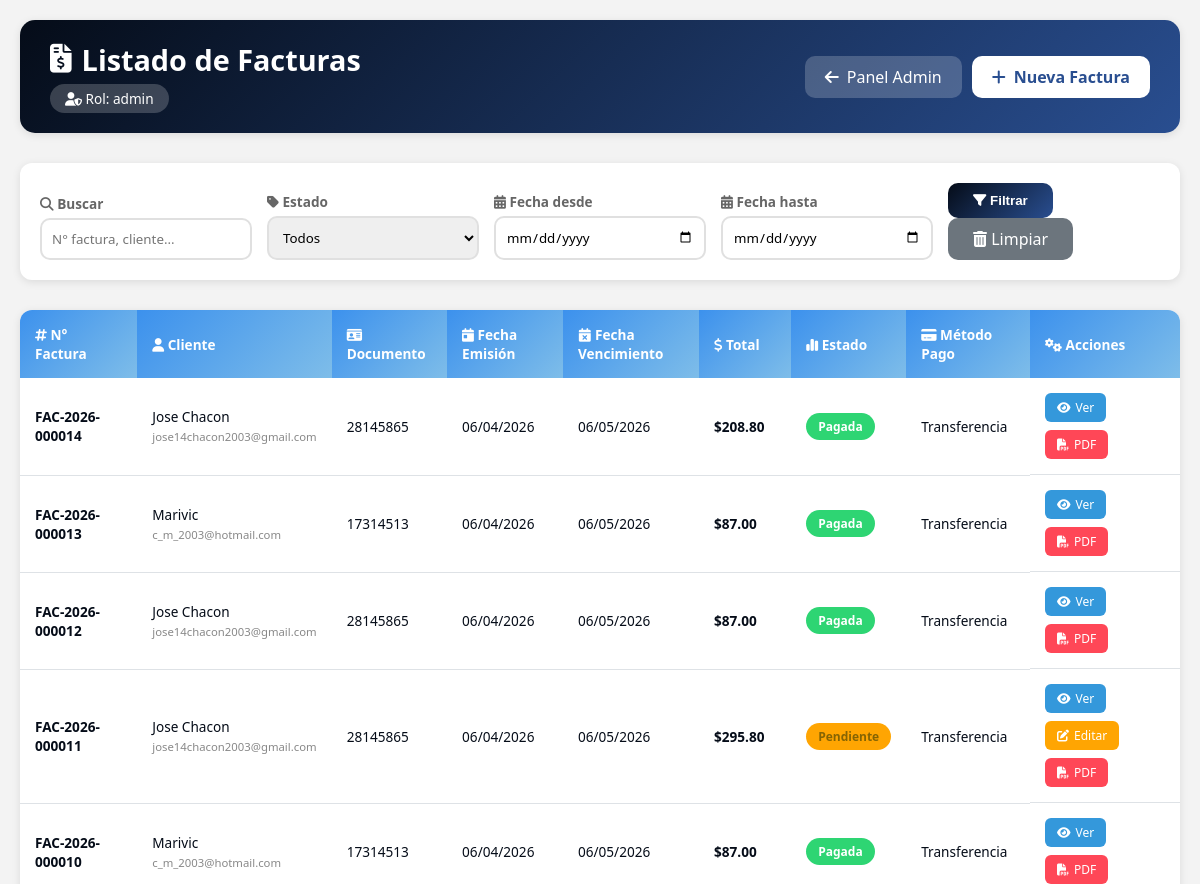
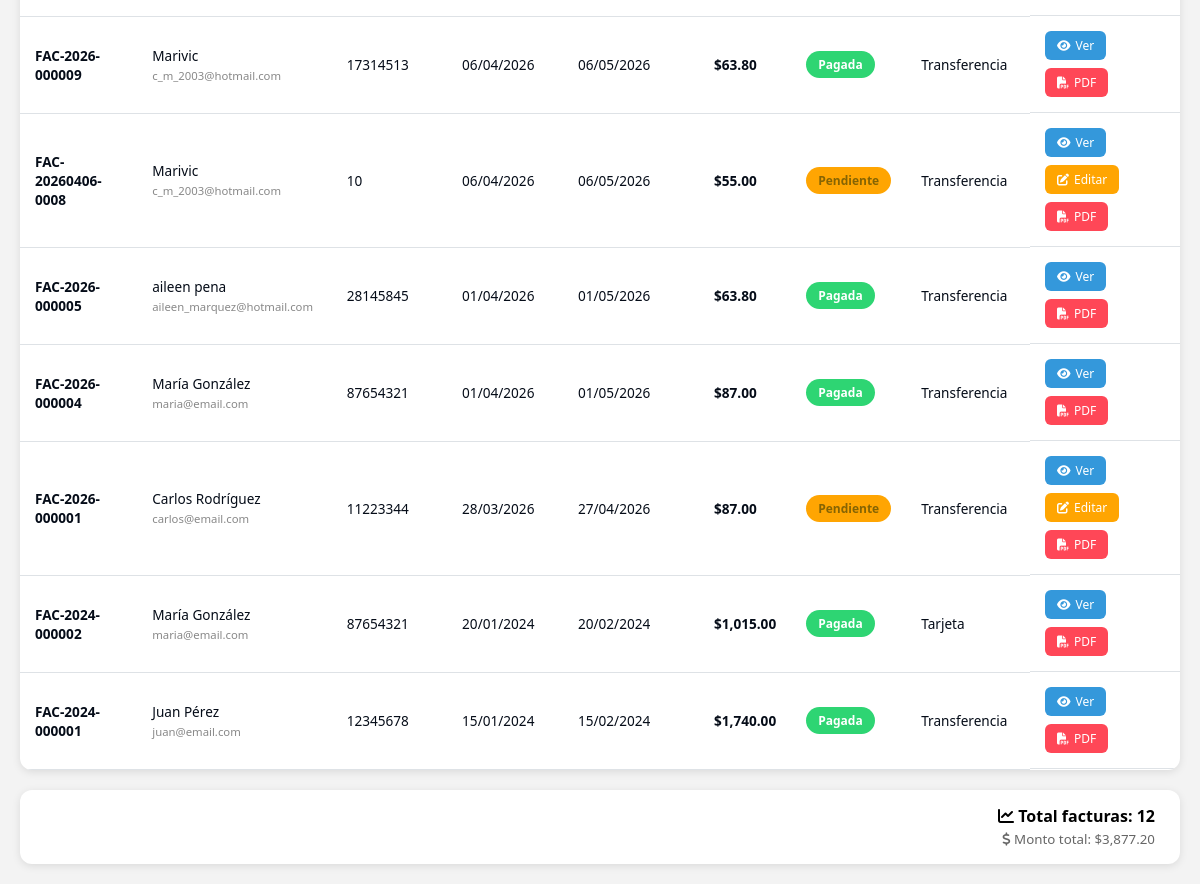
Screenshot of /facturacion/listar_facturas.php (signed in) with the database file from the repository (2 pictures, top to bottom).
### tables this page shows
CREATE TABLE `users` (
  `id` int NOT NULL AUTO_INCREMENT,
  `nombre` varchar(100) NOT NULL,
  `correo` varchar(100) NOT NULL,
  `password` varchar(255) NOT NULL,
  `direccion` varchar(255) DEFAULT NULL,
  `estado` varchar(20) DEFAULT 'activo',
  `cedula` varchar(20) DEFAULT NULL,
  `telefono` varchar(20) DEFAULT NULL,
  `foto_perfil` varchar(255) DEFAULT NULL,
  `rol` varchar(20) DEFAULT 'usuario',
  `is_active` tinyint(1) DEFAULT '1',
  `email_verified` tinyint(1) DEFAULT '0',
  `verification_token` varchar(255) DEFAULT NULL,
  `last_login` datetime DEFAULT NULL,
  `created_at` timestamp NULL DEFAULT CURRENT_TIMESTAMP,
  PRIMARY KEY (`id`),
  UNIQUE KEY `correo` (`correo`),
  UNIQUE KEY `cedula` (`cedula`),
  KEY `idx_users_estado` (`estado`)
);

CREATE TABLE `facturas` (
  `id` int NOT NULL AUTO_INCREMENT,
  `numero_factura` varchar(50) NOT NULL,
  `cliente_id` int NOT NULL,
  `pedido_id` int DEFAULT NULL,
  `fecha_emision` date NOT NULL,
  `fecha_vencimiento` date NOT NULL,
  `subtotal` decimal(12,2) NOT NULL,
  `iva` decimal(12,2) NOT NULL DEFAULT '0.00',
  `total` decimal(12,2) NOT NULL,
  `metodo_pago` enum('efectivo','tarjeta','transferencia','cheque','paypal','débito') DEFAULT 'efectivo',
  `estado` enum('pendiente','pagada','anulada','vencida') DEFAULT 'pendiente',
  `usuario_id` int NOT NULL,
  `created_at` datetime DEFAULT CURRENT_TIMESTAMP,
  `updated_at` datetime DEFAULT CURRENT_TIMESTAMP ON UPDATE CURRENT_TIMESTAMP,
  PRIMARY KEY (`id`),
  UNIQUE KEY `numero_factura` (`numero_factura`),
  KEY `fk_facturas_cliente` (`cliente_id`),
  KEY `fk_facturas_usuario` (`usuario_id`),
  KEY `idx_facturas_pedido` (`pedido_id`),
  KEY `idx_facturas_pedido_fecha` (`pedido_id`,`fecha_emision`),
  CONSTRAINT `fk_facturas_cliente` FOREIGN KEY (`cliente_id`) REFERENCES `clientes` (`id`),
  CONSTRAINT `fk_facturas_pedido` FOREIGN KEY (`pedido_id`) REFERENCES `pedidos` (`id`) ON DELETE SET NULL,
  CONSTRAINT `fk_facturas_usuario` FOREIGN KEY (`usuario_id`) REFERENCES `users` (`id`)
);

CREATE TABLE `clientes` (
  `id` int NOT NULL AUTO_INCREMENT,
  `tipo_documento` enum('cedula','ruc','pasaporte','dni') DEFAULT 'cedula',
  `documento` varchar(20) NOT NULL,
  `nombre` varchar(100) NOT NULL,
  `email` varchar(100) NOT NULL,
  `telefono` varchar(20) DEFAULT NULL,
  `direccion` text,
  `ciudad` varchar(50) DEFAULT NULL,
  `estado` enum('activo','inactivo','moroso') DEFAULT 'activo',
  `fecha_registro` datetime DEFAULT CURRENT_TIMESTAMP,
  PRIMARY KEY (`id`),
  UNIQUE KEY `documento` (`documento`)
);

### facturacion/listar_facturas.php (the view, shortened to what this page needs)
<?php
$pdo = conectarDB();
$user_id = $_SESSION['user_id'] ?? 0;
$rol = '';
try {
    $query_admin = "SELECT rol FROM admin_users WHERE id = :user_id AND activo = 1";
    $stmt_admin = $pdo->prepare($query_admin);
    $stmt_admin->execute([':user_id' => $user_id]);
    $admin = $stmt_admin->fetch(PDO::FETCH_ASSOC);
    if ($admin) {
        $rol = $admin['rol'];
        $_SESSION['rol'] = $rol;
        $_SESSION['es_admin'] = true;
    } else {
        $query_user = "SELECT rol FROM users WHERE id = :user_id AND is_active = 1";
        $stmt_user = $pdo->prepare($query_user);
        $stmt_user->execute([':user_id' => $user_id]);
        $user = $stmt_user->fetch(PDO::FETCH_ASSOC);
        if ($user) {
            $rol = $user['rol'];
        }
    }
} catch (PDOException $e) {
    error_log("Error al obtener rol: " . $e->getMessage());
}
    ?>
<!DOCTYPE html>
<html lang="es">
<head>
    <link rel="stylesheet" href="https://cdnjs.cloudflare.com/ajax/libs/font-awesome/6.4.0/css/all.min.css">
</head>
<body>
    <div class="container">
        <div class="header">
            <div>
                <h1><i class="fas fa-file-invoice-dollar"></i> Listado de Facturas</h1>
                <div class="user-role"><i class="fas fa-user-shield"></i> Rol: <?php echo htmlspecialchars($rol); ?></div>
            </div>
            <div style="display: flex; gap: 10px;">
                <a href="/proyecto/panel admin/panel_admin.php" class="btn-volver"><i class="fas fa-arrow-left"></i> Panel Admin</a>
                <?php if (in_array($rol, ['superadmin', 'admin', 'facturador'])): ?>
                    <a href="/proyecto/facturacion/nueva_factura.php" class="btn-nueva"><i class="fas fa-plus"></i> Nueva Factura</a>
                <?php endif; ?>
            </div>
        </div>
        <?php
        try {
            $search = isset($_GET['search']) ? trim($_GET['search']) : '';
            $fecha_desde = isset($_GET['fecha_desde']) ? $_GET['fecha_desde'] : '';
            $fecha_hasta = isset($_GET['fecha_hasta']) ? $_GET['fecha_hasta'] : '';
            $query = "SELECT
                        f.*,
                        c.nombre as cliente_nombre,
                        c.email as cliente_email,
                        c.documento as cliente_documento,
                        c.telefono as cliente_telefono
                      FROM facturas f
                      LEFT JOIN clientes c ON f.cliente_id = c.id
                      WHERE 1=1";
            $params = [];
            $query .= " ORDER BY f.id DESC";
            $stmt = $pdo->prepare($query);
            $stmt->execute($params);
            $facturas = $stmt->fetchAll(PDO::FETCH_ASSOC);
        } catch (PDOException $e) {
            $facturas = [];
            echo '<div class="alert alert-error" style="background: #f8d7da; color: #721c24; padding: 15px; border-radius: 10px; margin-bottom: 20px;">Error al cargar facturas: ' . htmlspecialchars($e->getMessage()) . '</div>';
        }
        function formatearFecha($fecha, $formato = 'd/m/Y') {
            try {
                $dateTime = new DateTime($fecha);
                return $dateTime->format($formato);
            } catch (Exception $e) {
                return 'Fecha inválida';
            }
        }
        $estados_factura = [
            'pendiente' => 'Pendiente',
            'pagada' => 'Pagada',
            'vencida' => 'Vencida',
            'anulada' => 'Anulada'
        ];
        $metodos_pago = [
            'efectivo' => 'Efectivo',
            'tarjeta_credito' => 'Tarjeta de Crédito',
            'tarjeta_debito' => 'Tarjeta de Débito',
            'transferencia' => 'Transferencia',
            'paypal' => 'PayPal',
            'mercadopago' => 'Mercado Pago'
        ];
        ?>
        <div class="filtros">
            <form method="GET" class="filtros-form">
                <div class="filtro-group">
                    <label><i class="fas fa-search"></i> Buscar</label>
                    <input type="text" name="search" placeholder="N° factura, cliente..." value="<?php echo htmlspecialchars($search ?? ''); ?>">
                </div>
                <div class="filtro-group">
                    <label><i class="fas fa-tag"></i> Estado</label>
                    <select name="estado">
                        <option value="">Todos</option>
                    </select>
                </div>
                <div class="filtro-group">
                    <label><i class="fas fa-calendar-alt"></i> Fecha desde</label>
                    <input type="date" name="fecha_desde" value="<?php echo htmlspecialchars($fecha_desde ?? ''); ?>">
                </div>
                <div class="filtro-group">
                    <label><i class="fas fa-calendar-alt"></i> Fecha hasta</label>
                    <input type="date" name="fecha_hasta" value="<?php echo htmlspecialchars($fecha_hasta ?? ''); ?>">
                </div>
                <div class="filtro-group">
                    <button type="submit" class="btn-filtrar"><i class="fas fa-filter"></i> Filtrar</button>
                    <a href="listar_facturas.php" class="btn-limpiar"><i class="fas fa-trash-alt"></i> Limpiar</a>
                </div>
            </form>
        </div>
        <div class="table-container">
            <table class="data-table">
                <thead>
                    <tr>
                        <th><i class="fas fa-hashtag"></i> N° Factura</th>
                        <th><i class="fas fa-user"></i> Cliente</th>
                        <th><i class="fas fa-id-card"></i> Documento</th>
                        <th><i class="fas fa-calendar-day"></i> Fecha Emisión</th>
                        <th><i class="fas fa-calendar-times"></i> Fecha Vencimiento</th>
                        <th><i class="fas fa-dollar-sign"></i> Total</th>
                        <th><i class="fas fa-chart-simple"></i> Estado</th>
                        <th><i class="fas fa-credit-card"></i> Método Pago</th>
                        <th width="150"><i class="fas fa-cogs"></i> Acciones</th>
                    </tr>
                </thead>
                <tbody>
                    <?php if (empty($facturas)): ?>
                        <tr>
                            <td colspan="9" class="empty-state">
                                <i class="fas fa-inbox"></i>
                                No se encontraron facturas
                            </td>
                        </tr>
                    <?php else: ?>
                        <?php foreach ($facturas as $factura): ?>
                            <tr>
                                <td>
                                    <strong><?php echo htmlspecialchars($factura['numero_factura']); ?></strong>
                                </td>
                                <td>
                                    <?php echo htmlspecialchars($factura['cliente_nombre'] ?? 'N/A'); ?>
                                    <br>
                                    <small style="color:#888;"><?php echo htmlspecialchars($factura['cliente_email'] ?? ''); ?></small>
                                </td>
                                <td><?php echo htmlspecialchars($factura['cliente_documento'] ?? 'N/A'); ?></td>
                                <td><?php echo formatearFecha($factura['fecha_emision'] ?? null); ?></td>
                                <td>
                                    <?php
                                    $fecha_vencimiento = $factura['fecha_vencimiento'] ?? null;
                                    echo formatearFecha($fecha_vencimiento);
                                    ?>
                                </td>
                                <td>
                                    <strong>$<?php echo number_format(floatval($factura['total'] ?? 0), 2); ?></strong>
                                </td>
                                <td>
                                    <?php
                                    $estado_actual = $factura['estado'] ?? 'pendiente';
                                    $badge_class = '';
                                    switch ($estado_actual) {
                                        case 'pendiente': $badge_class = 'badge-pendiente'; break;
                                        case 'pagada': $badge_class = 'badge-pagada'; break;
                                    }
                                    ?>
                                    <span class="badge <?php echo $badge_class; ?>">
                                        <?php echo $estados_factura[$estado_actual] ?? ucfirst($estado_actual); ?>
                                    </span>
                                </td>
                                <td>
                                    <?php
                                    $metodo = $factura['metodo_pago'] ?? 'efectivo';
                                    echo $metodos_pago[$metodo] ?? ucfirst($metodo);
                                    ?>
                                </td>
                                <td class="acciones">
                                    <a href="ver_factura.php?id=<?php echo $factura['id']; ?>" class="btn-accion btn-ver"><i class="fas fa-eye"></i> Ver</a>
                                    <?php if (in_array($rol, ['superadmin', 'admin', 'facturador']) && ($factura['estado'] ?? '') !== 'pagada' && ($factura['estado'] ?? '') !== 'anulada'): ?>
                                        <a href="editar_factura.php?id=<?php echo $factura['id']; ?>" class="btn-accion btn-editar"><i class="fas fa-edit"></i> Editar</a>
                                    <?php endif; ?>
                                    <a href="generar_pdf.php?id=<?php echo $factura['id']; ?>" class="btn-accion btn-pdf" target="_blank"><i class="fas fa-file-pdf"></i> PDF</a>
                                </td>
                            </tr>
                        <?php endforeach; ?>
                    <?php endif; ?>
                </tbody>
            </table>
        </div>
        <?php if (!empty($facturas)): ?>
            <div class="resumen-card">
                <strong><i class="fas fa-chart-line"></i> Total facturas: <?php echo count($facturas); ?></strong>
                <br>
                <small><i class="fas fa-dollar-sign"></i> Monto total: $<?php
                    $total_general = array_sum(array_map(function($f) {
                        return floatval($f['total'] ?? 0);
                    }, $facturas));
                    echo number_format($total_general, 2);
                ?></small>
            </div>
        <?php endif; ?>
    </div>
</body>
</html>

### rows the page displays
users: rol "admin"
facturas: numero_factura "FAC-2026-000014", cliente.nombre "Jose Chacon", cliente.email "jose14chacon2003@gmail.com", cliente.documento "28145865", fecha_emision "06/04/2026", fecha_vencimiento "06/05/2026", total "208.80", estado "Pagada", metodo_pago "Transferencia"
facturas: numero_factura "FAC-2026-000013", cliente.nombre "Marivic", cliente.email "c_m_2003@hotmail.com", cliente.documento "17314513", fecha_emision "06/04/2026", fecha_vencimiento "06/05/2026", total "87.00", estado "Pagada", metodo_pago "Transferencia"
facturas: numero_factura "FAC-2026-000012", cliente.nombre "Jose Chacon", cliente.email "jose14chacon2003@gmail.com", cliente.documento "28145865", fecha_emision "06/04/2026", fecha_vencimiento "06/05/2026", total "87.00", estado "Pagada", metodo_pago "Transferencia"
facturas: numero_factura "FAC-2026-000011", cliente.nombre "Jose Chacon", cliente.email "jose14chacon2003@gmail.com", cliente.documento "28145865", fecha_emision "06/04/2026", fecha_vencimiento "06/05/2026", total "295.80", estado "Pendiente", metodo_pago "Transferencia"
facturas: numero_factura "FAC-2026-000010", cliente.nombre "Marivic", cliente.email "c_m_2003@hotmail.com", cliente.documento "17314513", fecha_emision "06/04/2026", fecha_vencimiento "06/05/2026", total "87.00", estado "Pagada", metodo_pago "Transferencia"
facturas: numero_factura "FAC-2026-000009", cliente.nombre "Marivic", cliente.email "c_m_2003@hotmail.com", cliente.documento "17314513", fecha_emision "06/04/2026", fecha_vencimiento "06/05/2026", total "63.80", estado "Pagada", metodo_pago "Transferencia"
facturas: numero_factura "FAC-20260406-0008", cliente.nombre "Marivic", cliente.email "c_m_2003@hotmail.com", cliente.documento "10", fecha_emision "06/04/2026", fecha_vencimiento "06/05/2026", total "55.00", estado "Pendiente", metodo_pago "Transferencia"
facturas: numero_factura "FAC-2026-000005", cliente.nombre "aileen pena", cliente.email "aileen_marquez@hotmail.com", cliente.documento "28145845", fecha_emision "01/04/2026", fecha_vencimiento "01/05/2026", total "63.80", estado "Pagada", metodo_pago "Transferencia"
facturas: numero_factura "FAC-2026-000004", cliente.nombre "María González", cliente.email "maria@email.com", cliente.documento "87654321", fecha_emision "01/04/2026", fecha_vencimiento "01/05/2026", total "87.00", estado "Pagada", metodo_pago "Transferencia"
facturas: numero_factura "FAC-2026-000001", cliente.nombre "Carlos Rodríguez", cliente.email "carlos@email.com", cliente.documento "11223344", fecha_emision "28/03/2026", fecha_vencimiento "27/04/2026", total "87.00", estado "Pendiente", metodo_pago "Transferencia"
facturas: numero_factura "FAC-2024-000002", cliente.nombre "María González", cliente.email "maria@email.com", cliente.documento "87654321", fecha_emision "20/01/2024", fecha_vencimiento "20/02/2024", total "1,015.00", estado "Pagada", metodo_pago "Tarjeta"
facturas: numero_factura "FAC-2024-000001", cliente.nombre "Juan Pérez", cliente.email "juan@email.com", cliente.documento "12345678", fecha_emision "15/01/2024", fecha_vencimiento "15/02/2024", total "1,740.00", estado "Pagada", metodo_pago "Transferencia"

### other values shown
count($facturas) "12"
$total_general "3,877.20"
